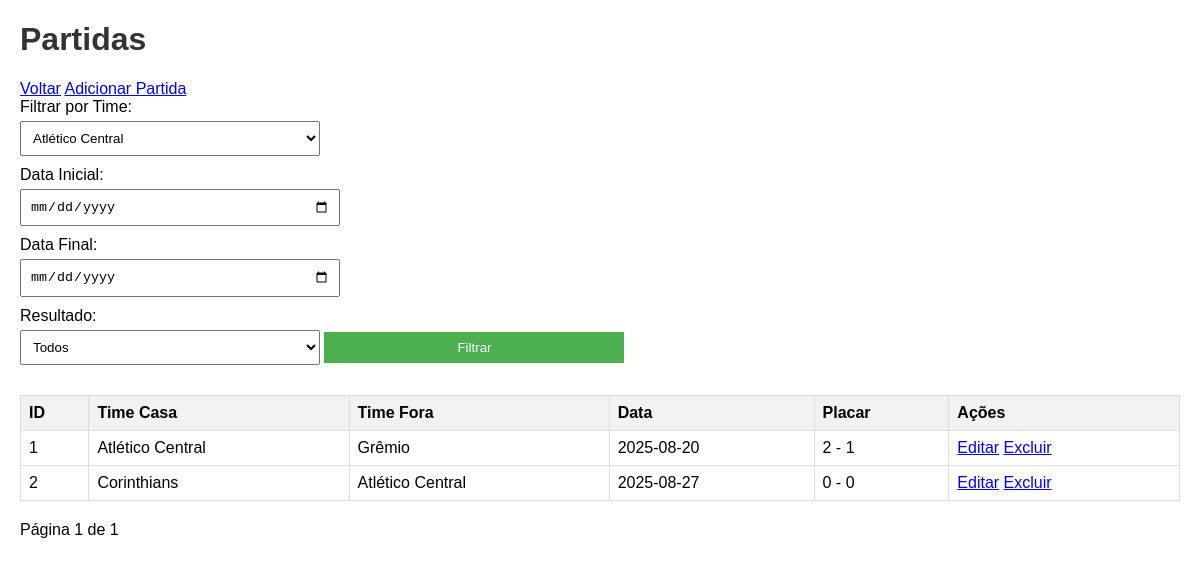
The page /partidas/index.php?time_id=1 on the database its author committed.
### tables this page shows
CREATE TABLE partidas (
    id INT AUTO_INCREMENT PRIMARY KEY,
    time_casa_id INT NOT NULL,
    time_fora_id INT NOT NULL,
    data_jogo DATE NOT NULL,
    gols_casa INT DEFAULT 0,
    gols_fora INT DEFAULT 0,
    FOREIGN KEY (time_casa_id) REFERENCES times(id),
    FOREIGN KEY (time_fora_id) REFERENCES times(id)
);

CREATE TABLE times (
    id INT AUTO_INCREMENT PRIMARY KEY,
    nome VARCHAR(100) NOT NULL,
    cidade VARCHAR(100) NOT NULL
);

### partidas/index.php (the view, shortened to what this page needs)
<?php
include '../includes/db.php';
$page = isset($_GET['page']) ? (int)$_GET['page'] : 1;
$limit = 10;
$offset = ($page - 1) * $limit;
$filter_time = isset($_GET['time_id']) ? $_GET['time_id'] : '';
$filter_data_inicial = isset($_GET['data_inicial']) ? $_GET['data_inicial'] : '';
$filter_data_final = isset($_GET['data_final']) ? $_GET['data_final'] : '';
$where = "1=1";
if ($filter_time) {
    $where .= " AND (time_casa_id = '$filter_time' OR time_fora_id = '$filter_time')";
}
$query = "SELECT partidas.*, t1.nome as time_casa, t2.nome as time_fora FROM partidas LEFT JOIN times t1 ON partidas.time_casa_id = t1.id LEFT JOIN times t2 ON partidas.time_fora_id = t2.id WHERE $where LIMIT $limit OFFSET $offset";
$result = $conn->query($query);
$total_query = "SELECT COUNT(*) as total FROM partidas WHERE $where";
$total_result = $conn->query($total_query);
$total_row = $total_result->fetch_assoc();
$total = $total_row['total'];
$total_pages = ceil($total / $limit);
$times = $conn->query("SELECT id, nome FROM times");
?>
<!DOCTYPE html>
<html lang="pt-br">
<head>
    <link rel="stylesheet" href="../style.css">
</head>
<body>
    <h1>Partidas</h1>
    <a href="../index.php">Voltar</a>
    <a href="create.php">Adicionar Partida</a>
    <form method="GET">
        <label for="time_id">Filtrar por Time:</label>
        <select name="time_id">
            <?php while ($time = $times->fetch_assoc()): ?>
                <option value="<?php echo $time['id']; ?>" <?php if ($filter_time == $time['id']) echo 'selected'; ?>><?php echo htmlspecialchars($time['nome']); ?></option>
            <?php endwhile; ?>
        </select>
        <label for="data_inicial">Data Inicial:</label>
        <input type="date" name="data_inicial" value="<?php echo htmlspecialchars($filter_data_inicial); ?>">
        <label for="data_final">Data Final:</label>
        <input type="date" name="data_final" value="<?php echo htmlspecialchars($filter_data_final); ?>">
        <label for="resultado">Resultado:</label>
        <select name="resultado">
            <option value="">Todos</option>
        </select>
        <button type="submit">Filtrar</button>
    </form>
    <table>
        <tr>
            <th>ID</th>
            <th>Time Casa</th>
            <th>Time Fora</th>
            <th>Data</th>
            <th>Placar</th>
            <th>Ações</th>
        </tr>
        <?php while ($row = $result->fetch_assoc()): ?>
        <tr>
            <td><?php echo $row['id']; ?></td>
            <td><?php echo htmlspecialchars($row['time_casa']); ?></td>
            <td><?php echo htmlspecialchars($row['time_fora']); ?></td>
            <td><?php echo $row['data_jogo']; ?></td>
            <td><?php echo $row['gols_casa']; ?> - <?php echo $row['gols_fora']; ?></td>
            <td>
                <a href="edit.php?id=<?php echo $row['id']; ?>">Editar</a>
                <a href="delete.php?id=<?php echo $row['id']; ?>" onclick="return confirm('Tem certeza?')">Excluir</a>
            </td>
        </tr>
        <?php endwhile; ?>
    </table>
    <div>
        Página <?php echo $page; ?> de <?php echo $total_pages; ?>
    </div>
</body>
</html>

### style.css (style rules this page uses)
body { font-family: Arial, sans-serif; margin: 20px; }
h1, h2 { color: #333; }
table { width: 100%; border-collapse: collapse; margin-bottom: 20px; }
th, td { border: 1px solid #ddd; padding: 8px; text-align: left; }
th { background-color: #f2f2f2; }
form { margin-bottom: 20px; }
label { display: block; margin-bottom: 5px; }
input, select, button { padding: 8px; margin-bottom: 10px; width: 100%; max-width: 300px; }
button { background-color: #4CAF50; color: white; border: none; cursor: pointer; }

### rows shown on the page
partidas: id "1", time_casa.nome "Atlético Central", time_fora.nome "Grêmio", data_jogo "2025-08-20", gols_casa "2", gols_fora "1"
partidas: id "2", time_casa.nome "Corinthians", time_fora.nome "Atlético Central", data_jogo "2025-08-27", gols_casa "0", gols_fora "0"

### other values the page prints
$page "1"
$total_pages "1"
form field time_id "Atlético Central"
